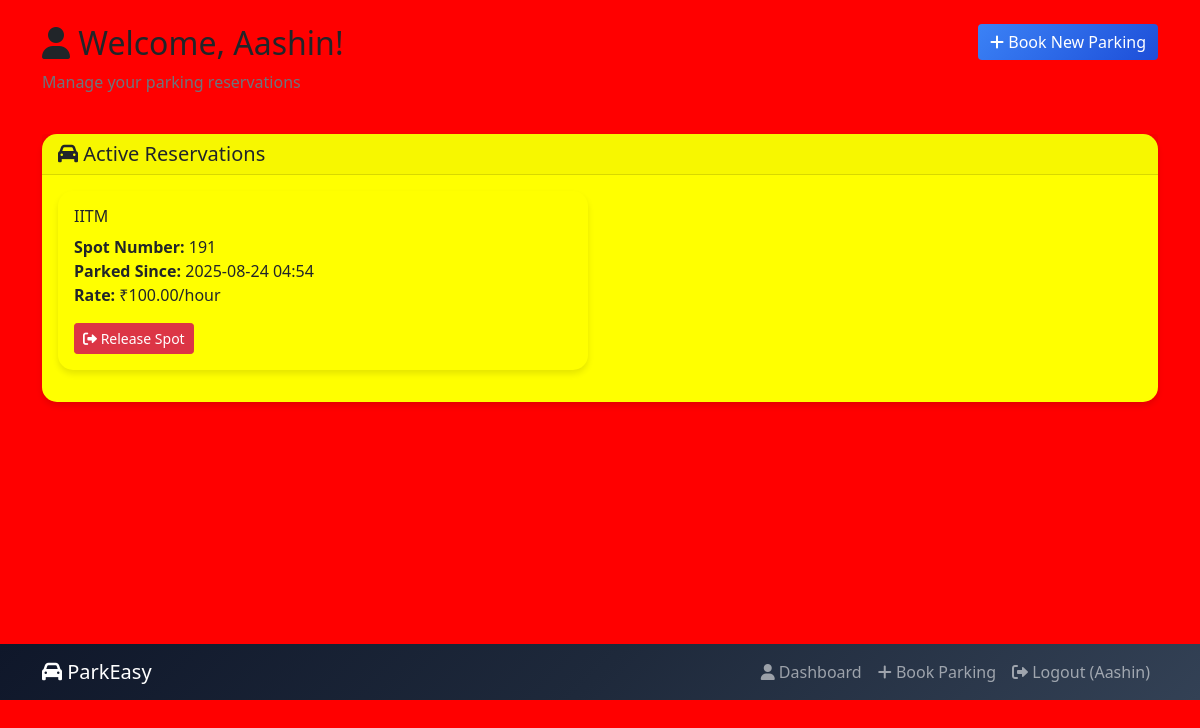
The page /user/dashboard (signed in) on the database its author committed.
### tables this page shows
CREATE TABLE reservations (
            id INTEGER PRIMARY KEY AUTOINCREMENT,
            spot_id INTEGER NOT NULL,
            user_id INTEGER NOT NULL,
            parking_timestamp TIMESTAMP DEFAULT CURRENT_TIMESTAMP,
            leaving_timestamp TIMESTAMP,
            parking_cost REAL,
            status TEXT DEFAULT 'active',
            FOREIGN KEY (spot_id) REFERENCES parking_spots (id),
            FOREIGN KEY (user_id) REFERENCES users (id)
        );

CREATE TABLE parking_lots (
            id INTEGER PRIMARY KEY AUTOINCREMENT,
            prime_location_name TEXT NOT NULL,
            price REAL NOT NULL,
            address TEXT NOT NULL,
            pin_code TEXT NOT NULL,
            maximum_number_of_spots INTEGER NOT NULL,
            created_at TIMESTAMP DEFAULT CURRENT_TIMESTAMP
        );

CREATE TABLE parking_spots (
            id INTEGER PRIMARY KEY AUTOINCREMENT,
            lot_id INTEGER NOT NULL,
            status TEXT DEFAULT 'A',
            created_at TIMESTAMP DEFAULT CURRENT_TIMESTAMP,
            FOREIGN KEY (lot_id) REFERENCES parking_lots (id)
        );

### app.py (the view)
@app.route('/user/dashboard')
def user_dashboard():
    if not session.get('user_id') or session.get('is_admin'):
        return redirect(url_for('login'))
    conn = get_db_connection()
    user_id = session['user_id']
    active_reservations = conn.execute('''
        SELECT r.*, ps.id as spot_number, pl.prime_location_name, pl.price
        FROM reservations r
        JOIN parking_spots ps ON r.spot_id = ps.id
        JOIN parking_lots pl ON ps.lot_id = pl.id
        WHERE r.user_id = ? AND r.status = "active"
    ''', (user_id,)).fetchall()
    parking_history = conn.execute('''
        SELECT r.*, ps.id as spot_number, pl.prime_location_name, pl.price
        FROM reservations r
        JOIN parking_spots ps ON r.spot_id = ps.id
        JOIN parking_lots pl ON ps.lot_id = pl.id
        WHERE r.user_id = ? AND r.status = "completed"
        ORDER BY r.parking_timestamp DESC LIMIT 10
    ''', (user_id,)).fetchall()
    conn.close()
    return render_template('user_dashboard.html',
                         active_reservations=active_reservations,
                         parking_history=parking_history)

### app.py (called while the page is built)
def get_db_connection():
    conn = sqlite3.connect(DATABASE)
    conn.row_factory = sqlite3.Row
    return conn

### templates/user_dashboard.html (shortened to what this page needs)
{% extends "base.html" %}
{% block content %}
<div class="container py-4">
    <div class="row mb-4">
        <div class="col">
            <h2><i class="fas fa-user"></i> Welcome, {{ session.username }}!</h2>
            <p class="text-muted">Manage your parking reservations</p>
        </div>
        <div class="col-auto">
            <a href="{{ url_for('book_parking') }}" class="btn btn-primary">
                <i class="fas fa-plus"></i> Book New Parking
            </a>
        </div>
    </div>
    {% if active_reservations %}
    <div class="card mb-4">
        <div class="card-header">
            <h5 class="mb-0"><i class="fas fa-car"></i> Active Reservations</h5>
        </div>
        <div class="card-body">
            <div class="row">
                {% for reservation in active_reservations %}
                <div class="col-md-6 mb-3">
                    <div class="card border-primary">
                        <div class="card-body">
                            <h6 class="card-title">{{ reservation.prime_location_name }}</h6>
                            <p class="card-text">
                                <strong>Spot Number:</strong> {{ reservation.spot_number }}<br>
                                <strong>Parked Since:</strong> {{ reservation.parking_timestamp[:16] }}<br>
                                <strong>Rate:</strong> ₹{{ "%.2f"|format(reservation.price) }}/hour
                            </p>
                            <a href="{{ url_for('release_spot', reservation_id=reservation.id) }}"
                               class="btn btn-danger btn-sm"
                               onclick="return confirm('Are you sure you want to release this spot?')">
                                <i class="fas fa-sign-out-alt"></i> Release Spot
                            </a>
                        </div>
                    </div>
                </div>
                {% endfor %}
            </div>
        </div>
    </div>
    {% endif %}
</div>
{% endblock %}

### templates/base.html (style rules this page uses)
body { background-color: red; }
.card { border: none; border-radius: 15px; box-shadow: 0 4px 6px rgba(0, 0, 0, 0.1); background-color: yellow; bottom: 0; }
.btn-primary { background: linear-gradient(135deg, #3b82f6 0%, #1d4ed8 100%); border: none; }

### rows shown on the page
reservations: prime_location_name "IITM", spot_number "191", parking_timestamp "2025-08-24 04:54"
parking_lots: price "100.00"

### other values the page prints
{{ session.username }} "Aashin"
